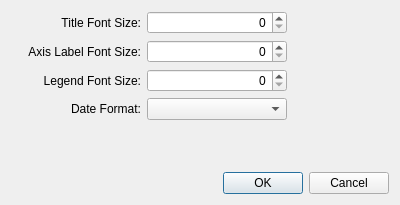
<?xml version="1.0" encoding="UTF-8"?>
<ui version="4.0">
 <class>ChartOptions</class>
 <widget class="QDialog" name="ChartOptions">
  <property name="geometry">
   <rect>
    <x>0</x>
    <y>0</y>
    <width>400</width>
    <height>205</height>
   </rect>
  </property>
  <property name="windowTitle">
   <string>Chart Options</string>
  </property>
  <layout class="QVBoxLayout" name="verticalLayout">
   <item>
    <layout class="QHBoxLayout" name="horizontalLayout">
     <item>
      <widget class="QLabel" name="label_titlefont">
       <property name="minimumSize">
        <size>
         <width>130</width>
         <height>0</height>
        </size>
       </property>
       <property name="maximumSize">
        <size>
         <width>130</width>
         <height>16777215</height>
        </size>
       </property>
       <property name="text">
        <string>Title Font Size:</string>
       </property>
       <property name="alignment">
        <set>Qt::AlignRight|Qt::AlignTrailing|Qt::AlignVCenter</set>
       </property>
      </widget>
     </item>
     <item>
      <widget class="QSpinBox" name="spin_titleFont">
       <property name="minimumSize">
        <size>
         <width>140</width>
         <height>0</height>
        </size>
       </property>
       <property name="alignment">
        <set>Qt::AlignRight|Qt::AlignTrailing|Qt::AlignVCenter</set>
       </property>
      </widget>
     </item>
     <item>
      <spacer name="horizontalSpacer">
       <property name="orientation">
        <enum>Qt::Horizontal</enum>
       </property>
       <property name="sizeHint" stdset="0">
        <size>
         <width>40</width>
         <height>20</height>
        </size>
       </property>
      </spacer>
     </item>
    </layout>
   </item>
   <item>
    <layout class="QHBoxLayout" name="horizontalLayout_2">
     <item>
      <widget class="QLabel" name="label_axisFont">
       <property name="minimumSize">
        <size>
         <width>130</width>
         <height>0</height>
        </size>
       </property>
       <property name="maximumSize">
        <size>
         <width>130</width>
         <height>16777215</height>
        </size>
       </property>
       <property name="text">
        <string>Axis Label Font Size:</string>
       </property>
       <property name="alignment">
        <set>Qt::AlignRight|Qt::AlignTrailing|Qt::AlignVCenter</set>
       </property>
      </widget>
     </item>
     <item>
      <widget class="QSpinBox" name="spin_axisLabelFont">
       <property name="minimumSize">
        <size>
         <width>140</width>
         <height>0</height>
        </size>
       </property>
       <property name="alignment">
        <set>Qt::AlignRight|Qt::AlignTrailing|Qt::AlignVCenter</set>
       </property>
      </widget>
     </item>
     <item>
      <spacer name="horizontalSpacer_2">
       <property name="orientation">
        <enum>Qt::Horizontal</enum>
       </property>
       <property name="sizeHint" stdset="0">
        <size>
         <width>40</width>
         <height>20</height>
        </size>
       </property>
      </spacer>
     </item>
    </layout>
   </item>
   <item>
    <layout class="QHBoxLayout" name="horizontalLayout_3">
     <item>
      <widget class="QLabel" name="label_legendFont">
       <property name="minimumSize">
        <size>
         <width>130</width>
         <height>0</height>
        </size>
       </property>
       <property name="maximumSize">
        <size>
         <width>130</width>
         <height>16777215</height>
        </size>
       </property>
       <property name="text">
        <string>Legend Font Size:</string>
       </property>
       <property name="alignment">
        <set>Qt::AlignRight|Qt::AlignTrailing|Qt::AlignVCenter</set>
       </property>
      </widget>
     </item>
     <item>
      <widget class="QSpinBox" name="spin_legendFont">
       <property name="minimumSize">
        <size>
         <width>140</width>
         <height>0</height>
        </size>
       </property>
       <property name="alignment">
        <set>Qt::AlignRight|Qt::AlignTrailing|Qt::AlignVCenter</set>
       </property>
      </widget>
     </item>
     <item>
      <spacer name="horizontalSpacer_3">
       <property name="orientation">
        <enum>Qt::Horizontal</enum>
       </property>
       <property name="sizeHint" stdset="0">
        <size>
         <width>40</width>
         <height>20</height>
        </size>
       </property>
      </spacer>
     </item>
    </layout>
   </item>
   <item>
    <layout class="QHBoxLayout" name="horizontalLayout_4">
     <item>
      <widget class="QLabel" name="label_dateFormat">
       <property name="minimumSize">
        <size>
         <width>130</width>
         <height>0</height>
        </size>
       </property>
       <property name="maximumSize">
        <size>
         <width>130</width>
         <height>16777215</height>
        </size>
       </property>
       <property name="text">
        <string>Date Format:</string>
       </property>
       <property name="alignment">
        <set>Qt::AlignRight|Qt::AlignTrailing|Qt::AlignVCenter</set>
       </property>
      </widget>
     </item>
     <item>
      <widget class="QComboBox" name="combo_dateFormat">
       <property name="minimumSize">
        <size>
         <width>140</width>
         <height>0</height>
        </size>
       </property>
      </widget>
     </item>
     <item>
      <spacer name="horizontalSpacer_4">
       <property name="orientation">
        <enum>Qt::Horizontal</enum>
       </property>
       <property name="sizeHint" stdset="0">
        <size>
         <width>40</width>
         <height>20</height>
        </size>
       </property>
      </spacer>
     </item>
    </layout>
   </item>
   <item>
    <spacer name="verticalSpacer">
     <property name="orientation">
      <enum>Qt::Vertical</enum>
     </property>
     <property name="sizeHint" stdset="0">
      <size>
       <width>20</width>
       <height>1</height>
      </size>
     </property>
    </spacer>
   </item>
   <item>
    <widget class="QDialogButtonBox" name="buttonBox">
     <property name="orientation">
      <enum>Qt::Horizontal</enum>
     </property>
     <property name="standardButtons">
      <set>QDialogButtonBox::Cancel|QDialogButtonBox::Ok</set>
     </property>
    </widget>
   </item>
  </layout>
 </widget>
 <resources/>
 <connections>
  <connection>
   <sender>buttonBox</sender>
   <signal>accepted()</signal>
   <receiver>ChartOptions</receiver>
   <slot>accept()</slot>
   <hints>
    <hint type="sourcelabel">
     <x>248</x>
     <y>254</y>
    </hint>
    <hint type="destinationlabel">
     <x>157</x>
     <y>274</y>
    </hint>
   </hints>
  </connection>
  <connection>
   <sender>buttonBox</sender>
   <signal>rejected()</signal>
   <receiver>ChartOptions</receiver>
   <slot>reject()</slot>
   <hints>
    <hint type="sourcelabel">
     <x>316</x>
     <y>260</y>
    </hint>
    <hint type="destinationlabel">
     <x>286</x>
     <y>274</y>
    </hint>
   </hints>
  </connection>
 </connections>
</ui>
